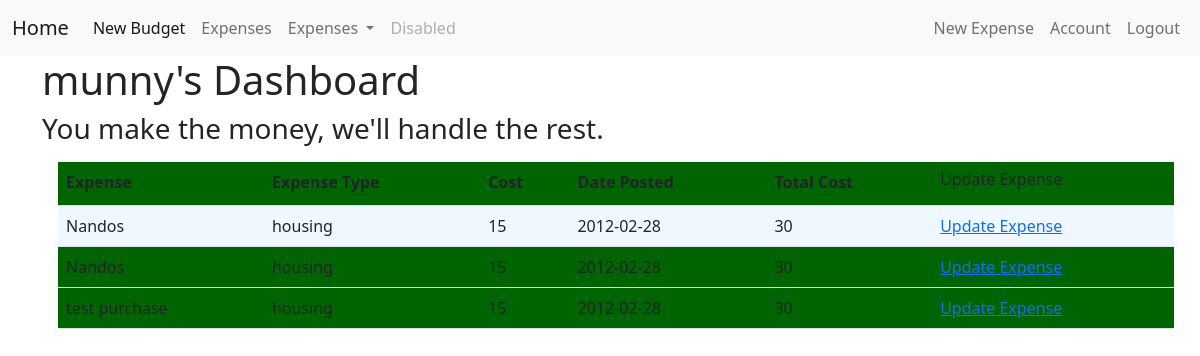
Screenshot of /start (signed in) with the database file from the repository.
### budget_app/models.py (models this page shows, shortened)
class User(db.Model, UserMixin):
    id = db.Column(db.Integer, primary_key=True)
    email = db.Column(db.String(120), unique=True, nullable=False)
    username = db.Column(db.String(20), unique=True, nullable=False)
    password = db.Column(db.String(60), nullable=False)
    total_cost = db.Column(db.Integer, nullable=False, default = 0)
    expense = db.relationship('Expense', backref='user', lazy=True)

class Expense(db.Model):
    id = db.Column(db.Integer, primary_key=True)
    vendor = db.Column(db.String(100), nullable=False)
    expense_type = db.Column(db.String(50), nullable=False)
    cost = db.Column(db.Integer, nullable=False)
    date_posted = db.Column(db.DateTime, nullable=False, default=datetime.utcnow)
    user_id = db.Column(db.Integer, db.ForeignKey('user.id'), nullable=False)

### budget_app/routes.py (the view)
@app.route('/start')
@login_required
def start():
    headings = ("Expense", "Expense Type", "Cost", "Date Posted", "Total Cost")
    expenses = Expense.query.filter_by(user_id = session["user_id"])
    return render_template('start.html', expenses=expenses, headings=headings)

### budget_app/models.py (called while the page is built)
@login_manager.user_loader
def load_user(user_id):
    return User.query.get(int(user_id))

### budget_app/templates/start.html (shortened to what this page needs)
{% extends 'base.html' %}
{% block head %}
<link rel="stylesheet" href="/static/styles.css" />
{% endblock %}
{% block body %}
    <h1>{{current_user.username}}'s Dashboard </h1>
    <h3>You make the money, we'll handle the rest.</h3>
    <table class="table">
        <tr class="table__header">
        {% for header in headings %}
        <th class="table__cell">{{ header }}</th>
        {% endfor %}
        <td class="table__cell"><h6>Update Expense</h6>
        </td>
        </tr>
        <tr class="table__row">
        {% for item in expenses %}
            <td class= "table__cell">{{ item.vendor }}</td>
            <td class= "table__cell">{{ item.expense_type }}</td>
            <td class= "table__cell">{{ item.cost }}</td>
            <td class= "table__cell">{{ item.date_posted.strftime('%Y-%m-%d') }}</td>
            <td class= "table_cell">{{ current_user.total_cost }}</td>
            <td> <a href="{{ url_for('expense', expense_id=item.id) }}">Update Expense</a></td>
        </tr>
        {% endfor %}
    </table>
{% endblock %}

### budget_app/templates/base.html (shortened to what this page needs)
<!DOCTYPE html>
<html lang="en">
<head>
    <link href="https://cdn.jsdelivr.net/npm/bootstrap@5.0.0-beta1/dist/css/bootstrap.min.css" rel="stylesheet">
    {% block head %} {% endblock %}
</head>
<body>
  <header class="site-header">
    <nav class="navbar navbar-expand-lg navbar-light bg-light">
      <div class="container-fluid">
        <a class="navbar-brand" href="{{ url_for('index') }}">Home</a>
        <div class="collapse navbar-collapse" id="navbarSupportedContent">
          <ul class="navbar-nav me-auto mb-2 mb-lg-0">
            <li class="nav-item">
              <a class="nav-link active" aria-current="page" href="#">New Budget</a>
            </li>
            <li class="nav-item">
              <a class="nav-link" href="#">Expenses</a>
            </li>
            <li class="nav-item dropdown">
              <a class="nav-link dropdown-toggle" href="#" id="navbarDropdown" role="button" data-bs-toggle="dropdown" aria-expanded="false">
                Expenses
              </a>
            </li>
            <li class="nav-item">
              <a class="nav-link disabled" href="#" tabindex="-1" aria-disabled="true">Disabled</a>
            </li>
          </ul>
          <div class="navbar-nav">
            {% if current_user.is_authenticated %}
            <a class="nav-link" href="{{ url_for('new_expense') }}">New Expense</a>
            <a class="nav-link" href="{{ url_for('account') }}">Account</a>
            <a class="nav-link" href="{{ url_for('logout') }}">Logout</a>
            {% else %}
              <a class="nav-link" href="{{ url_for('login') }}">Login</a>
              <a class="nav-link" href="{{ url_for('register') }}">Register</a>
            {% endif %}
        </div>
      </div>
    </nav>
    </header>
    <div class="container">
        {% block body %} {% endblock %}
    </div>
</body>
</html>

### budget_app/static/styles.css (style rules this page uses)
.table { border-spacing: 0; margin: 1rem; background-color: darkgreen; }
.table__row:nth-child(even) { background-color: aliceblue; }
.table__header { text-align: left; }
.table__cell { padding: 8px; }

### rows the page displays
User: username "munny", total_cost "30"
Expense: vendor "Nandos", expense_type "housing", cost "15", date_posted "2012-02-28"
Expense: vendor "Nandos", expense_type "housing", cost "15", date_posted "2012-02-28"
Expense: vendor "test purchase", expense_type "housing", cost "15", date_posted "2012-02-28"

### other values shown
{{ header }} "Expense" "Expense Type" "Cost" "Date Posted" "Total Cost"
